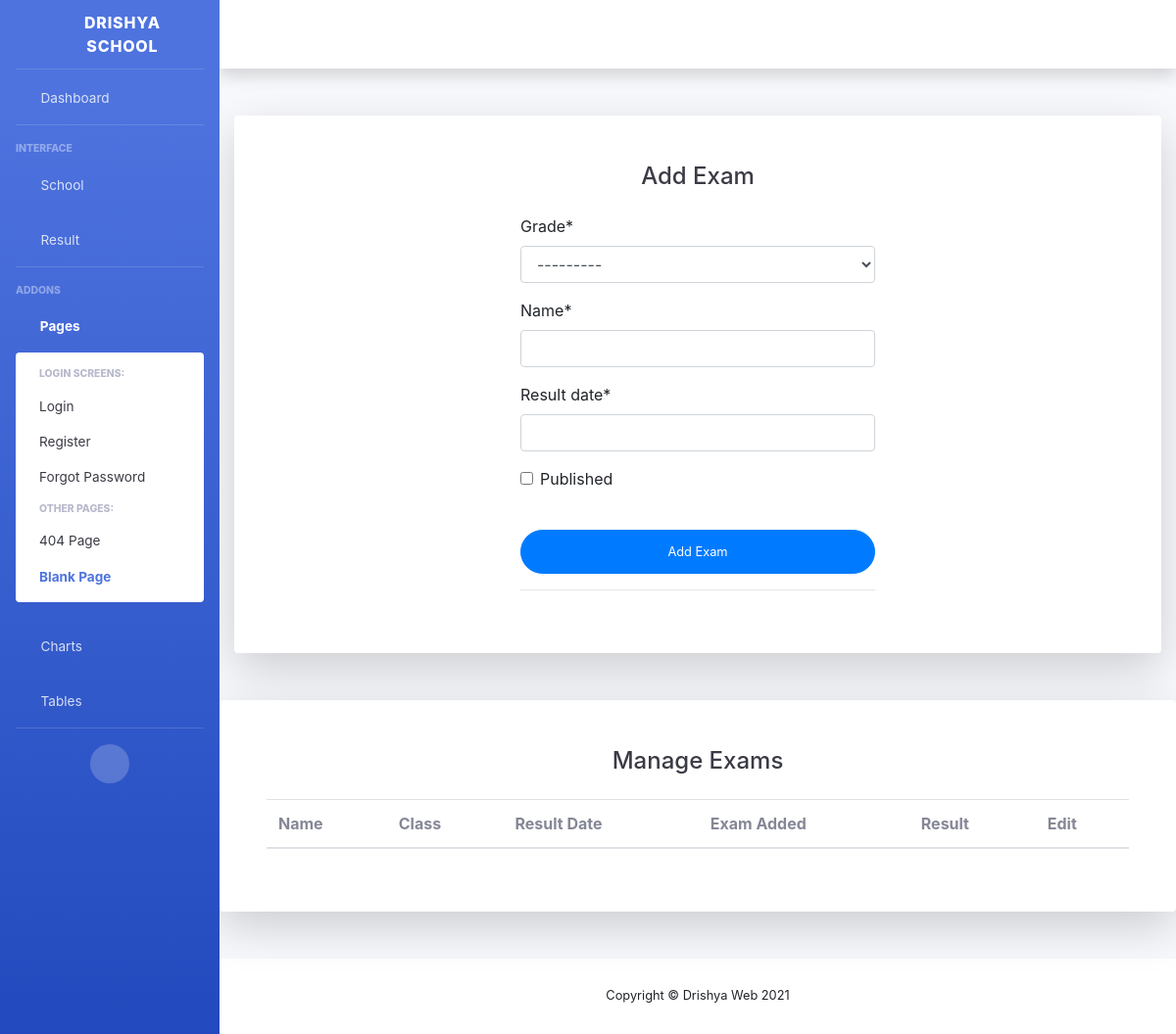
The app's page /exam, older data.
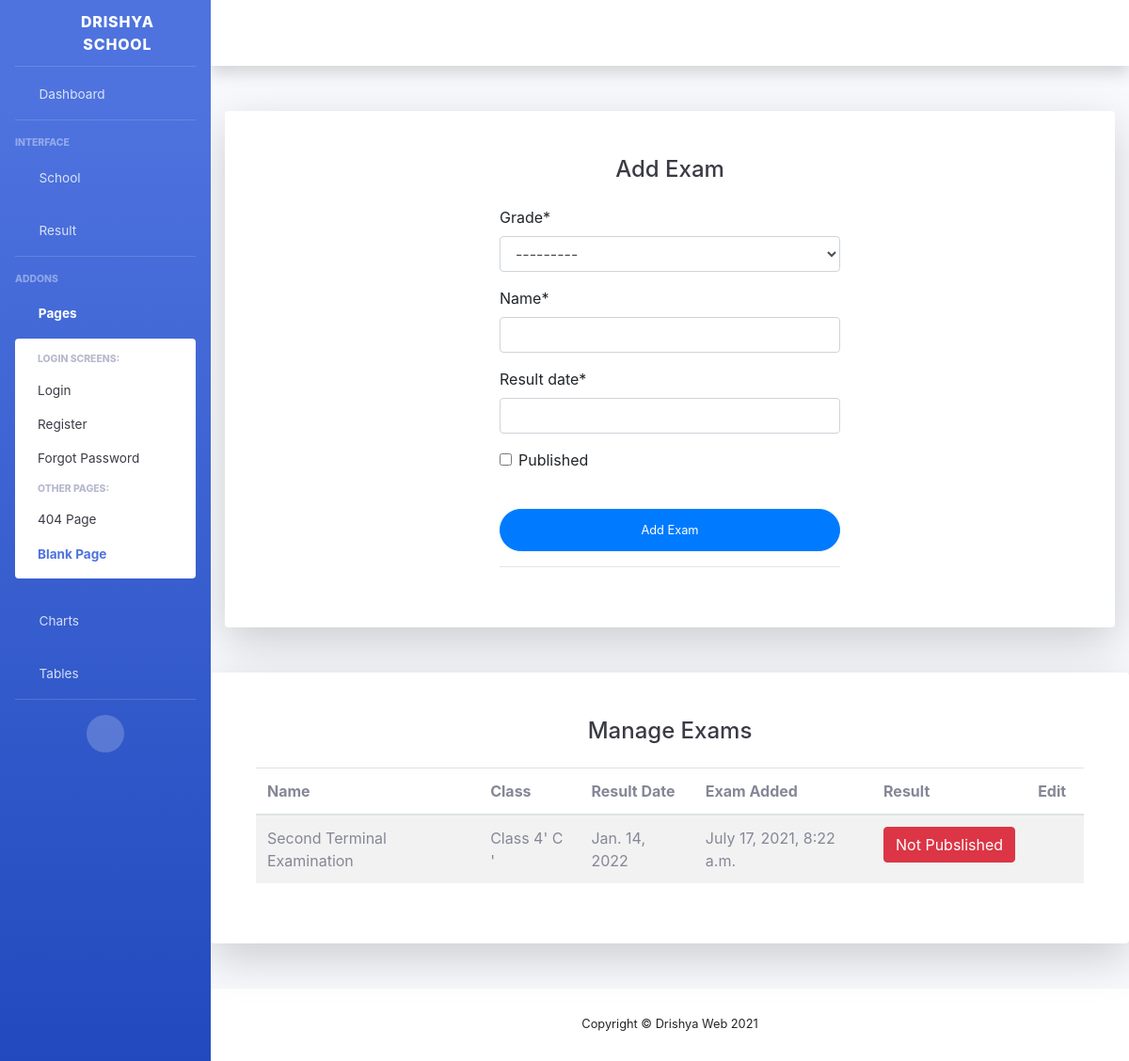
The same page, newer data.
### exam/models.py (models this page shows, shortened)
class Exam(models.Model):
    grade = models.ForeignKey(Class , on_delete=models.CASCADE)
    name = models.CharField(max_length=200)
    result_date = models.DateField()
    published = models.BooleanField(default=False)
    exam_added = models.DateTimeField(auto_now_add=True)

### school/models.py (models this page shows, shortened)
class Class(models.Model):
    name = models.CharField(max_length=254)
    class_teacher = models.ForeignKey(Teacher , on_delete=models.CASCADE)
    section = models.ForeignKey(Section , on_delete=models.CASCADE)
    is_active = models.BooleanField()
    def __str__(self):
        return str(self.name +"' " + self.section.name + " '")

class Section(models.Model):
    name = models.CharField(max_length=100)
    room_no = models.CharField(max_length=100)

### exam/views.py (the view, shortened to what this page needs)
# urls.py: path('exam' , views.manage_exam.as_view() , name="exam"),
class manage_exam(CreateView):
    def get(self,request):
        exam_form = ExamForm()
        exams = Exam.objects.all()
        context = {
            'exams': exams,
            'exam_form' : exam_form,
        }
        return render(request, 'exam/exam.html', context)

### exam/forms.py
class ExamForm(forms.ModelForm):
    class Meta:
        model = Exam
        fields = '__all__'

### exam/templates/exam/exam.html (shortened to what this page needs)
{% include "dashboard/header.html" %}
{% load crispy_forms_tags %}
<div class="container">
    <div class="card o-hidden border-0 shadow-lg my-5">
        <div class="card-body p-0">
            <div class="row d-flex justify-content-center">
                <div class="col-md-6">
                    <div class="p-5">
                        <div class="text-center">
                            <h1 class="h4 text-gray-900 mb-4">Add Exam</h1>
                        </div>
                        <form class="user" method="POST" action=''>
                            {{exam_form | crispy}}
                            <br>
                            <button type="submit" class="btn btn-primary btn-user btn-block">
                                Add Exam</button>
                            <hr>
                        </form>
                    </div>
                </div>
            </div>
        </div>
    </div>
</div>
<div class="card o-hidden border-0 shadow-lg my-5" >
    <div class="card-body p-0">
        <div class="row d-flex justify-content-center">
            <div class="col-md-12 ">
                <div class="p-5">
                    <div class="text-center">
                        <h1 class="h4 text-gray-900 mb-4">Manage Exams</h1>
                    </div>
                    <table class="table table-borderd table-striped p-3" id="exam_table">
                        <thead>
                            <th>Name</th>
                            <th>Class</th>
                            <th>Result Date</th>
                            <th>Exam Added</th>
                            <th>Result </th>
                            <th>Edit</th>
                        </thead>
                        <tbody>
                            {% for e in exams %}
                                <tr>
                                    <td>{{e.name}}</td>
                                    <td>{{e.grade}}</td>
                                    <td>{{e.result_date}}</td>
                                    <td>{{e.exam_added}}</td>
                                    <td>
                                        {% if e.published == True %}
                                        <button class="btn btn-success">Pubslished</button>
                                        {% else %}
                                        <button class="btn btn-danger">Not Pubslished</button>
                                        {% endif %}
                                    </td>
                                    <td>
                                        <a href="delete-exam/{{e.id}}"><i class="fa fa-trash"></i></a>
                                        <a href="update-exam/{{e.id}}"><i class="fa fa-edit ml-2"></i></a>
                                    </td>
                                </tr>
                            {% endfor %}
                        </tbody>
                    </table>
                </div>
            </div>
        </div>
    </div>
</div>
</div>
{% include "dashboard/footer.html" %}

Row changes from the older to the newer data that the page shows:
added Exam: name "Second Terminal Examination", grade "Class 4' C '", result_date "Jan. 14, 2022", exam_added "July 17, 2021, 8:22 a.m.", published "Not Pubslished"
